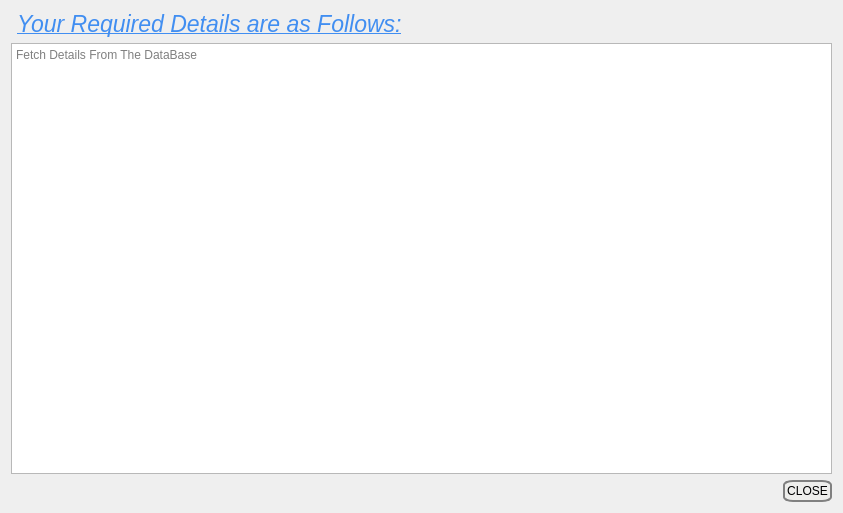
<?xml version="1.0" encoding="UTF-8"?>
<ui version="4.0">
 <class>Dialog</class>
 <widget class="QDialog" name="Dialog">
  <property name="geometry">
   <rect>
    <x>0</x>
    <y>0</y>
    <width>843</width>
    <height>513</height>
   </rect>
  </property>
  <property name="windowTitle">
   <string>DETAILS WINDOW</string>
  </property>
  <property name="styleSheet">
   <string notr="true">QPushButton{
background-color: rgb(238, 238, 236);
}
QPushButton:hover:!pressed{
background-color: rgb(52, 101, 164);
}
QPushButton:pressed{
color: rgb(238, 238, 236);
background-color: rgb(85, 87, 83);
}</string>
  </property>
  <layout class="QGridLayout" name="gridLayout">
   <item row="2" column="0" colspan="4">
    <widget class="QTextEdit" name="textEdit_details">
     <property name="styleSheet">
      <string notr="true"/>
     </property>
     <property name="placeholderText">
      <string>Fetch Details From The DataBase</string>
     </property>
    </widget>
   </item>
   <item row="3" column="1">
    <spacer name="horizontalSpacer_2">
     <property name="orientation">
      <enum>Qt::Horizontal</enum>
     </property>
     <property name="sizeHint" stdset="0">
      <size>
       <width>40</width>
       <height>20</height>
      </size>
     </property>
    </spacer>
   </item>
   <item row="3" column="3">
    <widget class="QPushButton" name="pushButton_close">
     <property name="styleSheet">
      <string notr="true">border: 2px solid grey;
border-radius: 10px 5px;
padding: 2px;
font: 25 italic 16pt &quot;Ubuntu&quot;;</string>
     </property>
     <property name="text">
      <string>CLOSE</string>
     </property>
    </widget>
   </item>
   <item row="0" column="1">
    <widget class="QLabel" name="label">
     <property name="font">
      <font>
       <family>Ubuntu</family>
       <pointsize>17</pointsize>
       <weight>3</weight>
       <italic>true</italic>
       <bold>false</bold>
       <underline>true</underline>
      </font>
     </property>
     <property name="styleSheet">
      <string notr="true">font: 25 italic 17pt &quot;Ubuntu&quot;;
color: rgb(65, 142, 241);</string>
     </property>
     <property name="text">
      <string>Your Required Details are as Follows:</string>
     </property>
    </widget>
   </item>
  </layout>
 </widget>
 <resources/>
 <connections/>
</ui>
